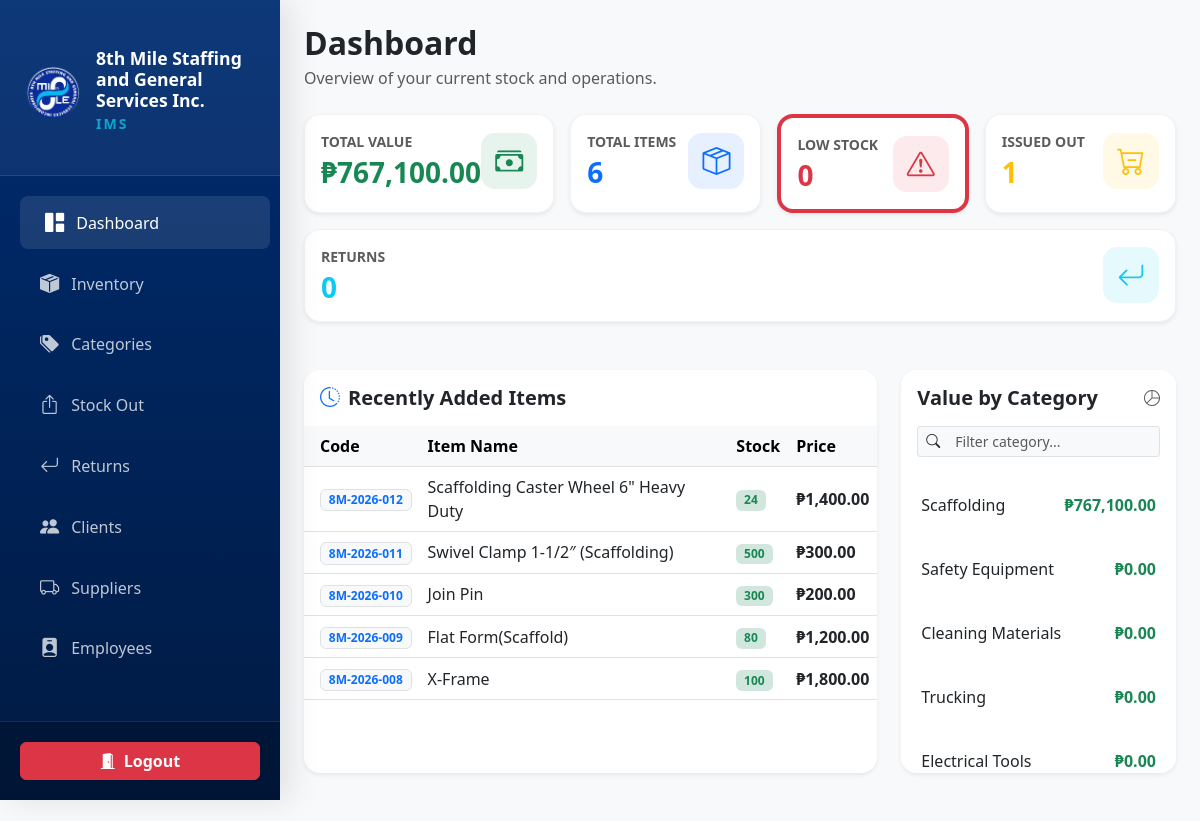
/dashboard.php (signed in), run on the app's committed database.
### tables this page shows
CREATE TABLE `products` (
  `productID` int(11) NOT NULL,
  `name` varchar(150) NOT NULL,
  `sku` varchar(100) NOT NULL,
  `category_id` int(11) DEFAULT NULL,
  `quantity` int(11) NOT NULL DEFAULT 0,
  `unit_price` decimal(10,2) DEFAULT 0.00,
  `created_at` timestamp NOT NULL DEFAULT current_timestamp(),
  `updated_at` timestamp NOT NULL DEFAULT current_timestamp(),
  `supplier` varchar(150) DEFAULT NULL
);

### dashboard.php (the view, shortened to what this page needs)
<?php
include('config.php');
$totalItems = mysqli_fetch_assoc(mysqli_query($conn, "SELECT COUNT(*) as t FROM products"))['t'];
$lowStock = mysqli_fetch_assoc(mysqli_query($conn, "SELECT COUNT(*) as t FROM products WHERE quantity < 10"))['t'];
$issuedOut = mysqli_fetch_assoc(mysqli_query($conn, "SELECT COUNT(*) as t FROM stock_out"))['t'];
$returns = mysqli_fetch_assoc(mysqli_query($conn, "SELECT COUNT(*) as t FROM returns"))['t'];
$totalValue = mysqli_fetch_assoc(mysqli_query($conn, "SELECT SUM(quantity * unit_price) as t FROM products"))['t'] ?? 0;
$catTotalsQuery = "SELECT c.name, SUM(p.quantity * p.unit_price) as cat_total
                   FROM categories c
                   LEFT JOIN products p ON c.category_id = p.category_id
                   GROUP BY c.category_id
                   ORDER BY cat_total DESC";
$catTotalsResult = mysqli_query($conn, $catTotalsQuery);
?>
<!DOCTYPE html>
<html lang="en">
<head>
    <link href="https://cdn.jsdelivr.net/npm/bootstrap@5.3.0/dist/css/bootstrap.min.css" rel="stylesheet">
    <link rel="stylesheet" href="https://cdn.jsdelivr.net/npm/bootstrap-icons@1.11.0/font/bootstrap-icons.css">
</head>
<body>
    <?php include('sidebar.php'); ?>
    <main id="main-content" class="p-3 p-md-4">
        <div class="container-fluid p-0">
            <div class="mb-4 animate-fade-up">
                <h2 class="fw-bold text-dark mb-1">Dashboard</h2>
                <p class="text-muted">Overview of your current stock and operations.</p>
            </div>
            <div class="row g-3 mb-5">
                <div class="col-md-4 col-lg animate-fade-up delay-1">
                    <a href="inventory.php" class="text-decoration-none">
                        <div class="card stat-card shadow-sm p-3 h-100">
                            <div class="d-flex justify-content-between align-items-center">
                                <div>
                                    <p class="text-muted small fw-bold text-uppercase mb-1 text-dark">Total Value</p>
                                    <h3 class="fw-bold mb-0 text-success">₱<?php echo number_format($totalValue, 2); ?></h3>
                                </div>
                                <div class="icon-box bg-success bg-opacity-10 text-success">
                                    <i class="bi bi-cash-stack fs-3"></i>
                                </div>
                            </div>
                        </div>
                    </a>
                </div>
                <div class="col-md-4 col-lg animate-fade-up delay-1">
                    <a href="inventory.php" class="text-decoration-none">
                        <div class="card stat-card shadow-sm p-3 h-100">
                            <div class="d-flex justify-content-between align-items-center">
                                <div>
                                    <p class="text-muted small fw-bold text-uppercase mb-1 text-dark">Total Items</p>
                                    <h3 class="fw-bold mb-0 text-primary"><?php echo number_format($totalItems); ?></h3>
                                </div>
                                <div class="icon-box bg-primary bg-opacity-10 text-primary">
                                    <i class="bi bi-box-seam fs-3"></i>
                                </div>
                            </div>
                        </div>
                    </a>
                </div>
                <div class="col-md-4 col-lg animate-fade-up delay-2">
                    <a href="inventory.php?filter=low_stock" class="text-decoration-none">
                        <div class="card stat-card shadow-sm p-3 h-100 border-start border-danger border-4">
                            <div class="d-flex justify-content-between align-items-center">
                                <div>
                                    <p class="text-muted small fw-bold text-uppercase mb-1 text-dark">Low Stock</p>
                                    <h3 class="fw-bold mb-0 text-danger"><?php echo $lowStock; ?></h3>
                                </div>
                                <div class="icon-box bg-danger bg-opacity-10 text-danger">
                                    <i class="bi bi-exclamation-triangle fs-3"></i>
                                </div>
                            </div>
                        </div>
                    </a>
                </div>
                <div class="col-md-6 col-lg animate-fade-up delay-3">
                    <a href="stock_out.php" class="text-decoration-none">
                        <div class="card stat-card shadow-sm p-3 h-100">
                            <div class="d-flex justify-content-between align-items-center">
                                <div>
                                    <p class="text-muted small fw-bold text-uppercase mb-1 text-dark">Issued Out</p>
                                    <h3 class="fw-bold mb-0 text-warning"><?php echo $issuedOut; ?></h3>
                                </div>
                                <div class="icon-box bg-warning bg-opacity-10 text-warning">
                                    <i class="bi bi-cart-dash fs-3"></i>
                                </div>
                            </div>
                        </div>
                    </a>
                </div>
                <div class="col-md-6 col-lg animate-fade-up delay-4">
                    <a href="returns.php" class="text-decoration-none">
                        <div class="card stat-card shadow-sm p-3 h-100">
                            <div class="d-flex justify-content-between align-items-center">
                                <div>
                                    <p class="text-muted small fw-bold text-uppercase mb-1 text-dark">Returns</p>
                                    <h3 class="fw-bold mb-0 text-info"><?php echo $returns; ?></h3>
                                </div>
                                <div class="icon-box bg-info bg-opacity-10 text-info">
                                    <i class="bi bi-arrow-return-left fs-3"></i>
                                </div>
                            </div>
                        </div>
                    </a>
                </div>
            </div>
            <div class="row g-4 mb-4">
                <div class="col-lg-8 animate-fade-up delay-4">
                    <div class="card shadow-sm table-card h-100">
                        <div class="card-header bg-white py-3 border-0">
                            <h5 class="mb-0 fw-bold"><i class="bi bi-clock-history me-2 text-primary"></i>Recently Added Items</h5>
                        </div>
                        <div class="table-responsive">
                            <table class="table align-middle mb-0">
                                <thead class="table-light">
                                    <tr><th class="ps-3">Code</th><th>Item Name</th><th>Stock</th><th>Price</th></tr>
                                </thead>
                                <tbody>
                                    <?php
                                    $recent = mysqli_query($conn, "SELECT * FROM products ORDER BY productID DESC LIMIT 5");
                                    if(mysqli_num_rows($recent) > 0) {
                                        while($row = mysqli_fetch_assoc($recent)) {
                                            echo "<tr>
                                                <td class='ps-3'><span class='badge bg-light text-primary border'>".$row['sku']."</span></td>
                                                <td class='fw-medium'>".$row['name']."</td>
                                                <td><span class='badge ".($row['quantity'] < 10 ? 'bg-danger-subtle text-danger' : 'bg-success-subtle text-success')."'>".$row['quantity']."</span></td>
                                                <td class='fw-bold'>₱".number_format($row['unit_price'], 2)."</td>
                                            </tr>";
                                        }
                                    } else { echo "<tr><td colspan='4' class='text-center py-4 text-muted'>No items found.</td></tr>"; }
                                    ?>
                                </tbody>
                            </table>
                        </div>
                    </div>
                </div>
                <div class="col-lg-4 animate-fade-up delay-5">
                    <div class="card shadow-sm table-card h-100">
                        <div class="card-header bg-white py-3 border-0 d-flex justify-content-between align-items-center">
                            <h5 class="mb-0 fw-bold">Value by Category</h5>
                            <i class="bi bi-pie-chart text-muted"></i>
                        </div>
                        <div class="card-body p-0">
                            <div class="px-3 pb-3">
                                <div class="input-group input-group-sm">
                                    <span class="input-group-text bg-light border-end-0"><i class="bi bi-search"></i></span>
                                    <input type="text" id="catSearch" class="form-control bg-light border-start-0" placeholder="Filter category...">
                                </div>
                            </div>
                            <div class="custom-scroll" style="max-height: 300px; overflow-y: auto;">
                                <ul class="list-group list-group-flush" id="catList">
                                    <?php
                                    if(mysqli_num_rows($catTotalsResult) > 0) {
                                        while($cat = mysqli_fetch_assoc($catTotalsResult)):
                                    ?>
                                    <li class="list-group-item d-flex justify-content-between align-items-center p-3 hover-bg-light border-start border-white border-4" onmouseover="this.style.borderColor='var(--8th-blue)'" onmouseout="this.style.borderColor='transparent'">
                                        <span class="text-dark fw-medium"><?php echo htmlspecialchars($cat['name']); ?></span>
                                        <span class="fw-bold text-success">₱<?php echo number_format($cat['cat_total'] ?? 0, 2); ?></span>
                                    </li>
                                    <?php
                                        endwhile;
                                    } else {
                                        echo "<li class='list-group-item p-3 text-center text-muted'>No categories found.</li>";
                                    }
                                    ?>
                                </ul>
                            </div>
                        </div>
                    </div>
                </div>
            </div>
        </div>
    </main>
</body>
</html>

### dashboard.php (style rules this page uses)
:root { --8th-blue: #002d72; }
body { background-color: #f8f9fa; }
#main-content { transition: margin-left 0.3s; width: 100%; overflow-x: hidden; }
@media (min-width: 992px) { #main-content { margin-left: 280px; width: calc(100% - 280px); } }
.animate-fade-up { animation: fadeInUp 0.6s ease forwards; }
.delay-1 { animation-delay: 0.1s; }
.delay-2 { animation-delay: 0.2s; }
.delay-3 { animation-delay: 0.3s; }
.delay-4 { animation-delay: 0.4s; }
.stat-card { border: 1px solid rgba(0,0,0,0.05); border-radius: 16px; background: #fff; transition: all 0.3s cubic-bezier(0.4, 0, 0.2, 1); }
.icon-box { width: 56px; height: 56px; border-radius: 14px; display: flex; align-items: center; justify-content: center; }
.table-card { border-radius: 16px; overflow: hidden; border: none; }

### sidebar.php (style rules this page uses)
:root { --8th-blue: #002d72; --8th-blue-light: #003d9a; --8th-accent: #66b2ff; --sidebar-width: 280px; }
* { transition: all 0.2s ease-in-out; }

### data on the page
products: sku "8M-2026-012", name "Scaffolding Caster Wheel 6\" Heavy Duty", quantity "24", unit_price "1,400.00"
products: sku "8M-2026-011", name "Swivel Clamp 1-1/2″ (Scaffolding)", quantity "500", unit_price "300.00"
products: sku "8M-2026-010", name "Join Pin", quantity "300", unit_price "200.00"
products: sku "8M-2026-009", name "Flat Form(Scaffold)", quantity "80", unit_price "1,200.00"
products: sku "8M-2026-008", name "X-Frame", quantity "100", unit_price "1,800.00"

### other printed values
$totalValue "767,100.00"
$totalItems "6"
$lowStock "0"
$issuedOut "1"
$returns "0"
$cat['name'] "Scaffolding"
$cat['cat_total'] "767,100.00"
$cat['name'] "Safety Equipment"
$cat['cat_total'] "0.00"
$cat['name'] "Cleaning Materials"
$cat['name'] "Trucking"
$cat['name'] "Electrical Tools"
